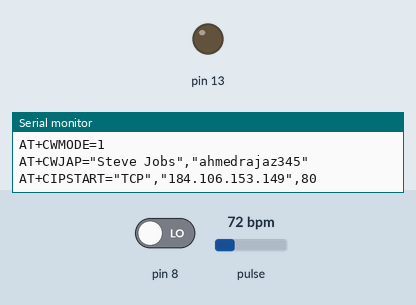
Recording of a sketch running on a simulated Arduino Uno, built with avr-gcc and run on an emulated ATmega328P. On the bench: output pins drawn as LEDs (lit = HIGH), the last lines printed to the serial monitor. The test bench sets the inputs (shaded band); at power-on: pin 8 LOW, pulse 72 bpm. The modem accepts every AT command (registered, SIM ready, sends succeed) and sends nothing else.

Above: at 11.2 s.
11.3 s: pin 8 driven HIGH
At 20.4 s:
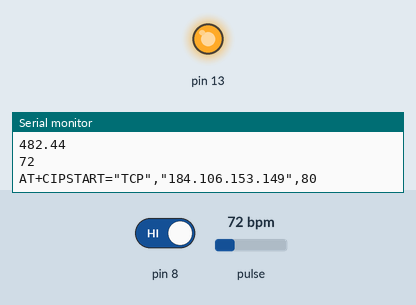
Timing chart, 0 to 21.9 s (numbered marks = the images above; inputs shaded):
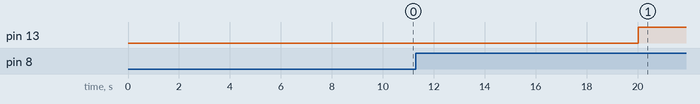

The sketch:

ICONOCLAST_DLD_PROJECT.ino
```cpp
#define USE_ARDUINO_INTERRUPTS true
#define DEBUG true
#define SSID "Steve Jobs"     // "SSID-WiFiname"
#define PASS "ahmedrajaz345" // "password"
#define IP "184.106.153.149"      // thingspeak.com ip

#include <SoftwareSerial.h>
#include "Timer.h"
#include <PulseSensorPlayground.h>     // Includes the PulseSensorPlayground Library.
Timer t;
PulseSensorPlayground pulseSensor;

String msg = "GET /update?key=WCQ17PGF7MGO6ANF";
SoftwareSerial esp8266(10,11);

//Variables
const int PulseWire = A0;       // PulseSensor PURPLE WIRE connected to ANALOG PIN 0
const int LED13 = 13;          // The on-board Arduino LED, close to PIN 13.
int Threshold = 550;           //for heart rate sensor
float myTemp;
int myBPM;
String BPM;
String temp;
int error;
int panic;
int raw_myTemp;
float Voltage;
float tempC;
void setup()
{

  Serial.begin(9600);
  esp8266.begin(115200);
  pulseSensor.analogInput(PulseWire);
  pulseSensor.blinkOnPulse(LED13);       //auto-magically blink Arduino's LED with heartbeat.
  pulseSensor.setThreshold(Threshold);

  // Double-check the "pulseSensor" object was created and "began" seeing a signal.
   if (pulseSensor.begin()) {
    Serial.println("RELIANCE ICONOCLAST MEDICAL APP  !");  //This prints one time at Arduino power-up,  or on Arduino reset.
  }
  Serial.println("AT");
  esp8266.println("AT");

  delay(3000);

  if(esp8266.find("OK"))
  {
    connectWiFi();
  }
  t.every(10000, getReadings);
   t.every(10000, updateInfo);
}

void loop()
{
  panic_button();
start: //label
    error=0;
   t.update();
    //Resend if transmission is not completed
    if (error==1)
    {
      goto start; //go to label "start"
    }
 delay(4000);
}

void updateInfo()
{
  String cmd = "AT+CIPSTART=\"TCP\",\"";
  cmd += IP;
  cmd += "\",80";
  Serial.println(cmd);
  esp8266.println(cmd);
  delay(2000);
  if(esp8266.find("Error"))
  {
    return;
  }
  cmd = msg ;
  cmd += "&field1=";    //field 1 for BPM
  cmd += BPM;
  cmd += "&field2=";  //field 2 for temperature
  cmd += temp;
  cmd += "\r\n";
  Serial.print("AT+CIPSEND=");
  esp8266.print("AT+CIPSEND=");
  Serial.println(cmd.length());
  esp8266.println(cmd.length());
  if(esp8266.find(">"))
  {
    Serial.print(cmd);
    esp8266.print(cmd);
  }
  else
  {
    Serial.println("AT+CIPCLOSE");
    esp8266.println("AT+CIPCLOSE");
    //Resend...
    error=1;
  }
}

boolean connectWiFi()
{
  Serial.println("AT+CWMODE=1");
  esp8266.println("AT+CWMODE=1");
  delay(2000);
  String cmd="AT+CWJAP=\"";
  cmd+=SSID;
  cmd+="\",\"";
  cmd+=PASS;
  cmd+="\"";
  Serial.println(cmd);
  esp8266.println(cmd);
  delay(5000);
  if(esp8266.find("OK"))
  {
    return true;
  }
  else
  {
    return false;
  }
}

void getReadings(){
  raw_myTemp = analogRead(A1);
  Voltage = (raw_myTemp / 1023.0) * 5000; // 5000 to get millivots.
  tempC = Voltage * 0.1;
  myTemp = (tempC * 1.8) + 32; // conver to F
  Serial.println(myTemp);
  int myBPM = pulseSensor.getBeatsPerMinute();  // Calls function on our pulseSensor object that returns BPM as an "int".
                                               // "myBPM" hold this BPM value now.
if (pulseSensor.sawStartOfBeat()) {            // Constantly test to see if "a beat happened".
Serial.println(myBPM);                        // Print the value inside of myBPM.
}

  delay(20);
    char buffer1[10];
     char buffer2[10];
    BPM = dtostrf(myBPM, 4, 1, buffer1);
    temp = dtostrf(myTemp, 4, 1, buffer2);
  }

void panic_button(){
  panic = digitalRead(8);
    if(panic == HIGH){
    Serial.println(panic);
      String cmd = "AT+CIPSTART=\"TCP\",\"";
  cmd += IP;
  cmd += "\",80";
  Serial.println(cmd);
  esp8266.println(cmd);
  delay(2000);
  if(esp8266.find("Error"))
  {
    return;
  }
  cmd = msg ;
  cmd += "&field3=";
  cmd += panic;
  cmd += "\r\n";
  Serial.print("AT+CIPSEND=");
  esp8266.print("AT+CIPSEND=");
  Serial.println(cmd.length());
  esp8266.println(cmd.length());
  if(esp8266.find(">"))
  {
    Serial.print(cmd);
    esp8266.print(cmd);
  }
  else
  {
    Serial.println("AT+CIPCLOSE");
    esp8266.println("AT+CIPCLOSE");
    //Resend...
    error=1;
  }
}
}
```

Measured:
- after the input at 11.3 s, pin 13: LOW → HIGH after 8.7 s instead of 9.7 s
